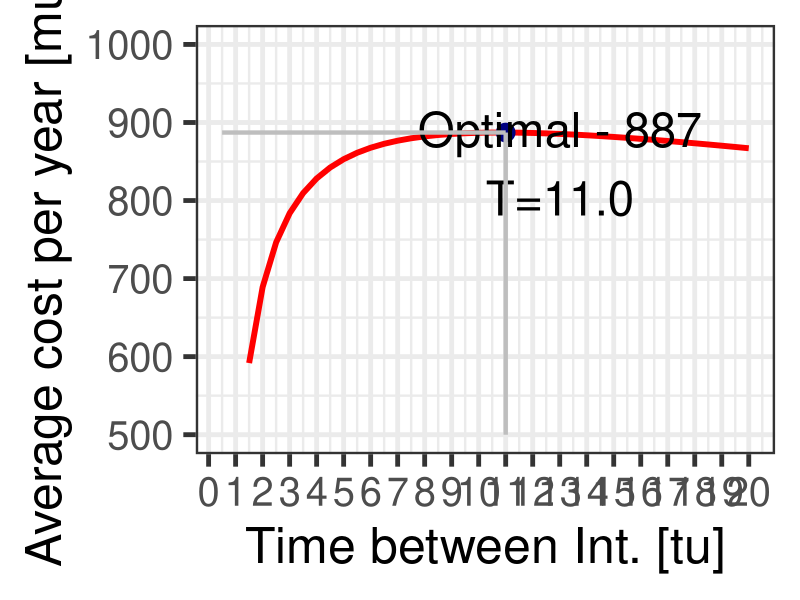

Write R code to recreate this figure.
# *-----------------------------------------------------------------
# | PROBLEM NUMBER: 3.6
# | PROBLEM NAME: Road Link Intervention
# | UPDATE: AE     
# | DESCRIPTION: The benefits of running the road links in an 
# |              adequate state are found using this program. 
# |              Given benefits of operating the road and penalties
# |              during inadequate state, we can calculate the cost 
# |              per unit time of the operation. As the cost is a 
# |              term covering both negative and positive costs, we 
# |              maximise the costs in this example to find the 
# |              optimal time between preventive interventions.
# | 
# | KEYWORDS: exponential, failure, optimisation, cost, road, link,
# |           time-dependent
# *-----------------------------------------------------------------

### ------------------DATA AND PACKAGE IMPORT-----------------
rm(list=ls())     # clear the memory and items in R console
library(ggplot2)
### ------------------VARIABLE DEFINITION---------------------

## First we want to define the variables used for the program.

# Indices are used for variables, bI stands for between Interventions
# as in text. Likewise, dI stands for 'during Interventions'. o 
# stands for operating, f for failed, i for every intervention and n
# for number of items.

### ---------------VARIABLE INPUT-------------------

N       <- 10   # numbers of items
C.bI.o  <- 100  # reward revenue per tu between Interventions
C.bI.f  <- -10  # penalty for failed item per tu
C.dI.i  <- 500  # fixed costs during intervention
C.dI.n  <- 10   # variable costs per failed silo during intervention.
LAMBDA  <- .01  # extracted from model, 1/100 = 0.01
T.max   <- 20

unit    <- 0.5
# we will search for optimal renewal time in range T
T       <- seq(unit*1,T.max, by=unit) 


### ---------------PROGRAM OUTPUT-------------------

## We now define the outputs of our program.
## Mean cost per time unit, eta, is found for the Time dependent 
## planned replacement with no unplanned interventions IS. The time 
## period that maximises the positive costs, shown with eta is the 
## optimal time T we seek, i.e. how much time should pass between PIs
## so costs are optimised.

# General and miscellaneous definitions

# Define empty matrices for models

# The cost per link if failure occurs on (0,T]
C1    <- matrix(nrow=length(T)) 
# The cost per link if no failure on (0,T]
C2    <- matrix(nrow=length(T)) 
C.bI  <- matrix(nrow=length(T)) # C1+C2
eta   <- matrix(nrow=length(T)) # (Positive) Cost per unit time

# We define the probability and cumulative density function for 
# expon. distribution
f = function(x,lambda){lambda*exp(-(lambda*x))} 
F = function(x,lambda){1-exp(-(lambda*x))}

# If we split C.bI into two parts, one consisting of the integral,
# C1, and the other the rest of the sum, C2, we set up the function
# that is inside the integral as
c1Int = function(x,a,b,t,lambda){(a*x+b*(t-x))*f(x,lambda)} 

### ------------------CALCULATIONS-------------------

# We calculate the terms individually to be able to store them and 
# publish them as results.

for (k in (1:length(T))){
  C1[k]  <- integrate(c1Int,0,T[k] 
                      # integrating {(a*x+b*(t-x))*f(x,lambda)} 
                      , a=C.bI.o
                      , b=C.bI.f 
                      , t=T[k]
                      , lambda=LAMBDA)$val
  C2[k]  <- C.bI.o*T[k]*(1-F(T[k],LAMBDA))
  C.bI[k]  <- C1[k]+C2[k]
  eta[k] <- (N*C.bI[k]-C.dI.i-N*C.dI.n)/T[k]
}

cat("value of reward \n")
print(eta)
cat("value of reward in 10 units of time \n")
results=data.frame(T[seq(1,T.max/unit,by=1)]
                   , C1[seq(1,T.max/unit,by=1)]
                   , C2[seq(1,T.max/unit,by=1)]
                   , C.bI[seq(1,T.max/unit,by=1)]
                   , eta[seq(1,T.max/unit,by=1)])
names(results) <- c("T","C1","C2","C.bI","eta")

cat("Maximum value of reward \n")
print(max(eta))
cat("optimal units of time to execute intervention \n")
print(which.max(eta))


### --------------------PLOT--------------------
## The following code is only for plotting the figure given as 
## a solution to the Exercise

plotres <- data.frame(seq(from=1*unit,to=T.max,by=unit),eta)
names(plotres) <- c("T","eta")

plottau <- ggplot(data=plotres,aes(x=T,y=eta)) + 
  geom_line(size=2,color="red") + 
  xlab("Time between Int. [tu]") + 
  ylab("Average cost per year [mu/tu]") + # Set axis labels
  scale_x_continuous(breaks = seq(0, max(plotres$T), by = 1)) +
  ylim(500,1000) +
  theme_bw(base_size=36) #+
# theme(legend.position=c(.85, .8))           # Position legend

# Let us collect the optimal points in the data frame optimal

optimal <- data.frame(nrow=1,ncol=2)
names(optimal) <- c("x","y")


data <- plotres
optimal[1,1] <- data$T[which.max(data$eta)]
optimal[1,2] <- max(data$eta)
optlines <- data.frame(key = c("z","z")
                       , x0 = c(min(plotres$T)
                                ,optimal$x)
                       , x1 = c(optimal$x
                                ,optimal$x)
                       , y0 = c(optimal$y,optimal$y)
                       , y1 = c(optimal$y,500)) # Same as y.min

# Now we add these points to the graph before exporting
plottau + geom_point(data=optimal
                     , aes(x=x
                           , y=y)
                     , colour="navyblue"
                     , size=6) +
  annotate("text", label="Optimal - 887\nT=11.0"
           , x=optimal[1,1]+2, y=optimal[1,2]-40
           , size=12) +
  geom_segment(aes(x = x0, y = y0
                   , xend = x1, yend = y1)
               , data = optlines
               , size = 1.5
               , color= "grey") # Also draw lines to optimal point

dev.copy(png,'E3-06_eta.png',width=2000,height=1330)
dev.off()
### ------------------PLOT END-------------------

# END
